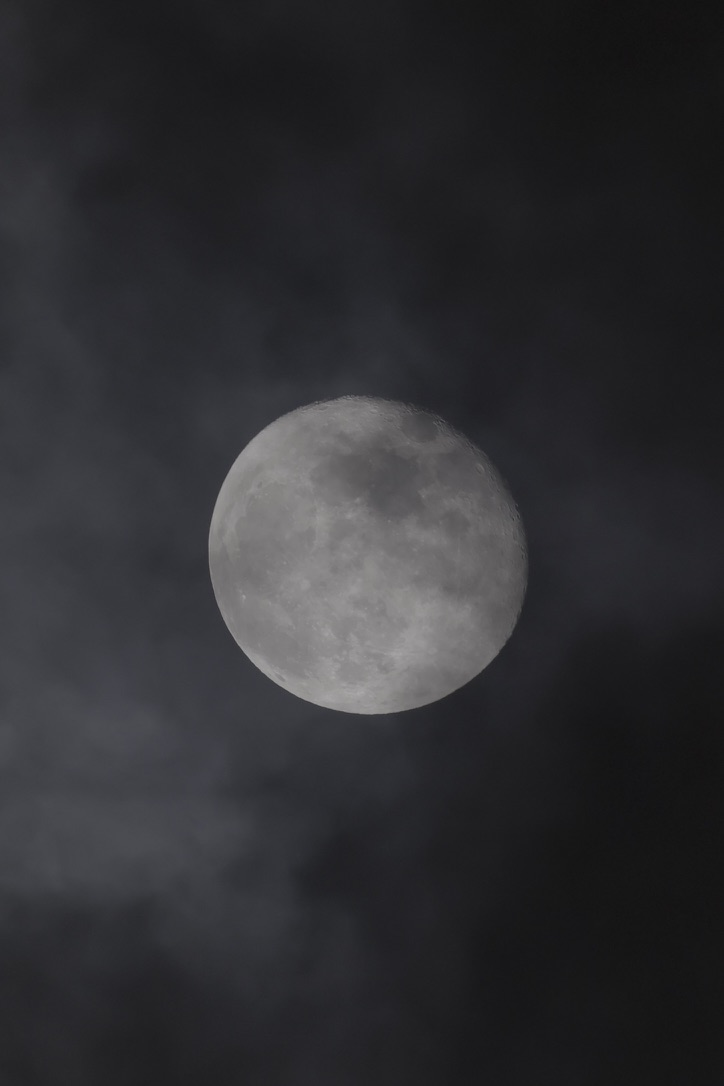
%> input picture FrequencyDomain/Moon.jpeg, 724 x 1086 px
$ octave --eval "processImage('Moon.jpeg');"   (GNU Octave 9; MATLAB toolbox functions it lacks are replaced by stand-ins)
%> lines starting %> are read from the running program, lines starting %| are printed output that depends on the picture
function processImage(filename)
%> called with filename = 'Moon.jpeg'
% 2D Discrete Fourier Transform using fft2
% HW3 - Frequency Domain Analysis

    [~, name, ~] = fileparts(filename);

    % Read image and convert to grayscale double
    img = imread(filename);
%> img is the input picture: size 1086x724x3 uint8; mean R, G, B 46.6, 46.6, 49.7
    if size(img, 3) == 3
        img = rgb2gray(img);
%> img: size 1086x724 uint8
    end
    img = double(img);
%> img: size 1086x724 double

    % Compute 2D DFT
    F = fft2(img);

    % Shift zero-frequency component to center
    F_shifted = fftshift(F);

    % Magnitude spectrum (log scale for visualization)
    magnitude = abs(F_shifted);
    log_magnitude = log(1 + magnitude);
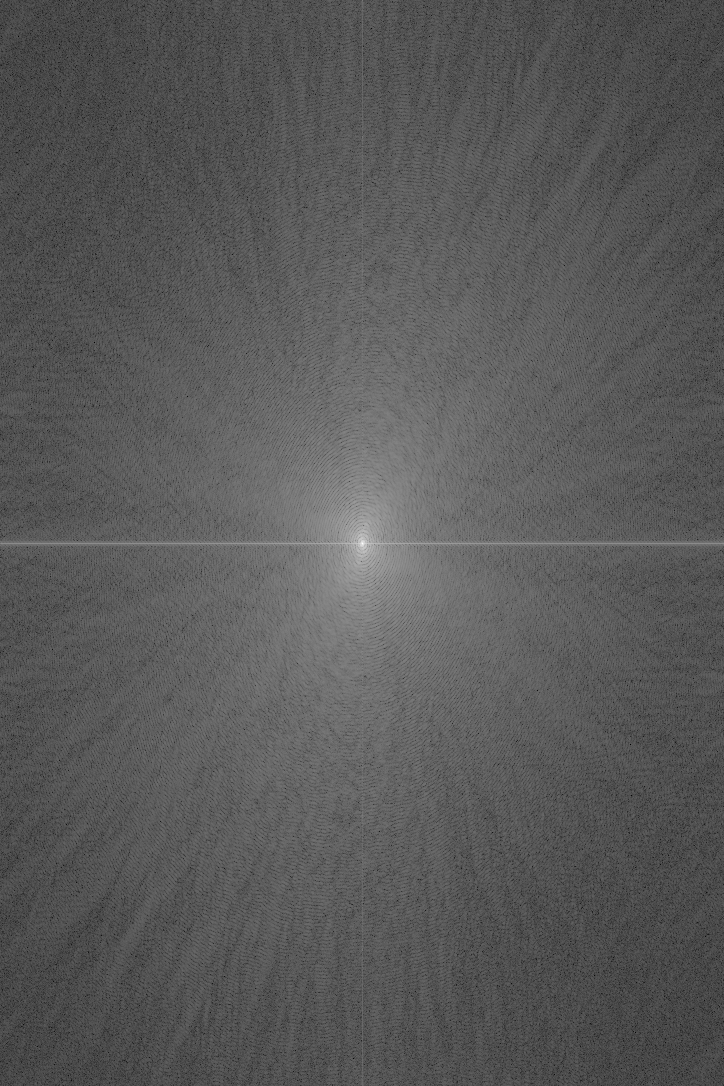
%> log_magnitude: size 1086x724 double; min 0.54, max 17.42, mean 6.45; drawn with min black and max white

    % Phase spectrum
    phase = angle(F_shifted);
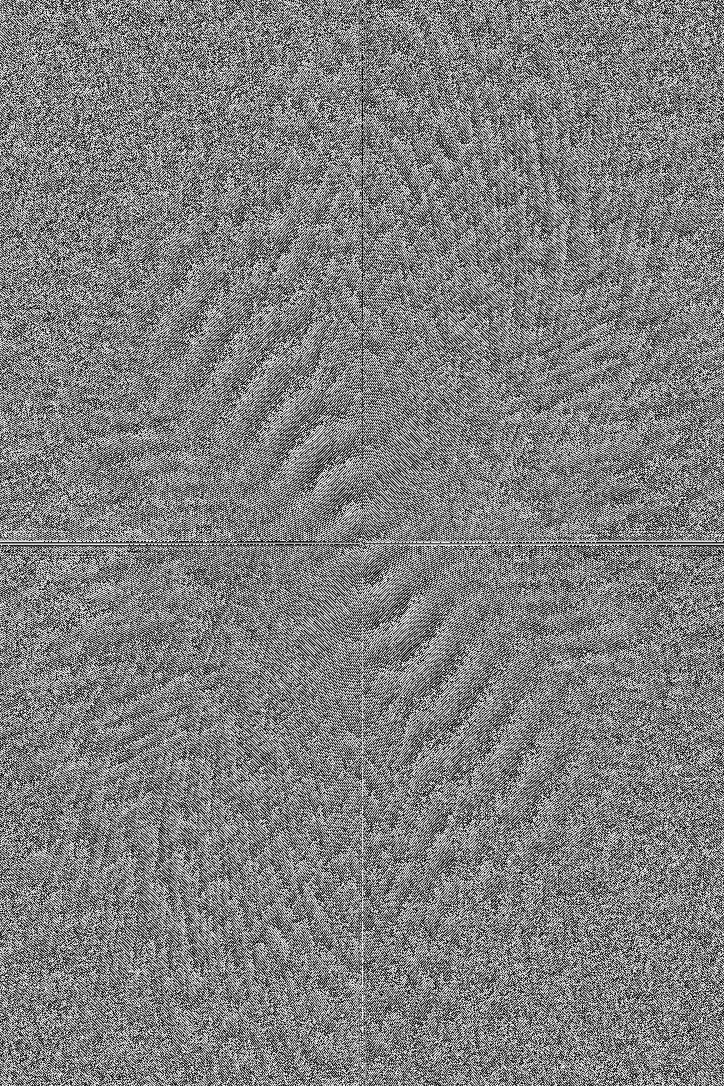
%> phase: size 1086x724 double; min -3.14, max 3.14, mean 7.99e-06; drawn with min black and max white

    % Display results
    figure('Name', name, 'NumberTitle', 'off');

    subplot(1, 3, 1);
    imshow(uint8(img));
    title('Original Image');

    subplot(1, 3, 2);
    imshow(log_magnitude, []);
    title('Log Magnitude Spectrum');
    colormap(gca, 'jet');
    colorbar;

    subplot(1, 3, 3);
    imshow(phase, []);
    title('Phase Spectrum');
    colormap(gca, 'jet');
    colorbar;

    %sgtitle(['2D DFT - ', name], 'Interpreter', 'none');

    %save_figure(filename);

    % Print DFT info
    fprintf('Image: %s\n', filename);
    fprintf('  Size: %d x %d\n', size(img, 1), size(img, 2));
%|   Size: 1086 x 724
    fprintf('  DFT size: %d x %d\n', size(F, 1), size(F, 2));
%|   DFT size: 1086 x 724
    fprintf('  Magnitude - Min: %.2f, Max: %.2f\n', min(magnitude(:)), max(magnitude(:)));
%|   Magnitude - Min: 0.72, Max: 36853289.00
    fprintf('  Phase     - Min: %.4f rad, Max: %.4f rad\n', min(phase(:)), max(phase(:)));
%|   Phase     - Min: -3.1416 rad, Max: 3.1416 rad
    fprintf('  DC component (F(0,0)): %.2f\n\n', abs(F(1,1)));
%|   DC component (F(0,0)): 36853289.00
%> `processImage('Moon.jpeg');`:
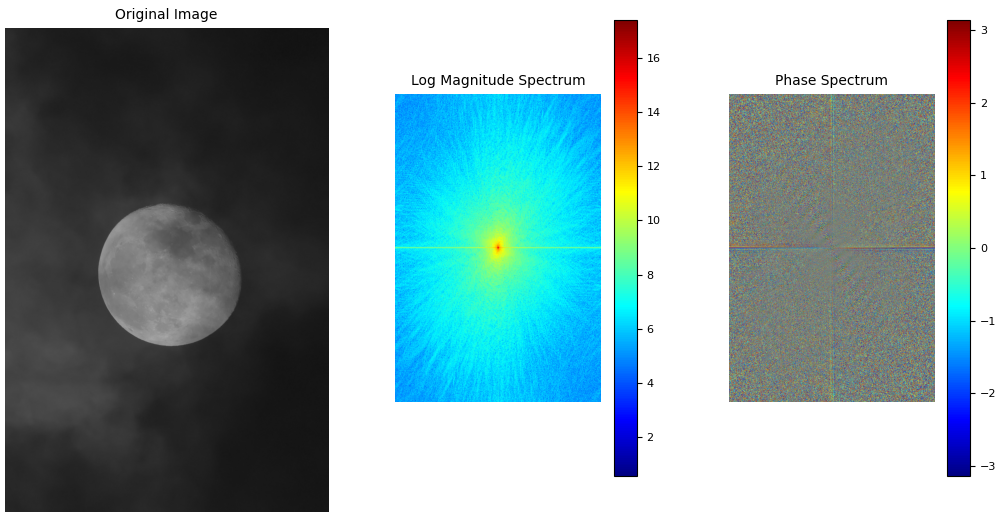
%> figure redrawn from the program's plot data, 3 panels

end
